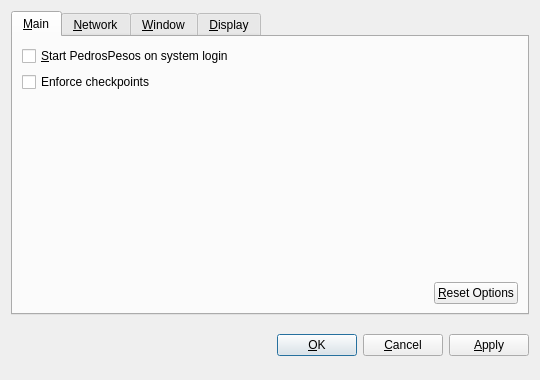
<?xml version="1.0" encoding="UTF-8"?>
<ui version="4.0">
 <class>OptionsDialog</class>
 <widget class="QDialog" name="OptionsDialog">
  <property name="geometry">
   <rect>
    <x>0</x>
    <y>0</y>
    <width>540</width>
    <height>380</height>
   </rect>
  </property>
  <property name="windowTitle">
   <string>Options</string>
  </property>
  <property name="modal">
   <bool>true</bool>
  </property>
  <layout class="QVBoxLayout" name="verticalLayout">
   <item>
    <widget class="QTabWidget" name="tabWidget">
     <property name="tabPosition">
      <enum>QTabWidget::North</enum>
     </property>
     <property name="currentIndex">
      <number>0</number>
     </property>
     <widget class="QWidget" name="tabMain">
      <attribute name="title">
       <string>&amp;Main</string>
      </attribute>
      <layout class="QVBoxLayout" name="verticalLayout_Main">
       <item>
        <widget class="QCheckBox" name="bitcoinAtStartup">
         <property name="toolTip">
          <string>Automatically start PedrosPesos after logging in to the system.</string>
         </property>
         <property name="text">
          <string>&amp;Start PedrosPesos on system login</string>
         </property>
        </widget>
       </item>
       <item>
        <widget class="QCheckBox" name="checkpointEnforce">
         <property name="toolTip">
          <string>Check this box to follow the centrally issued checkpoints.</string>
         </property>
         <property name="text">
          <string>Enforce checkpoints</string>
         </property>
        </widget>
       </item>
       <item>
        <spacer name="verticalSpacer_Main">
         <property name="orientation">
          <enum>Qt::Vertical</enum>
         </property>
         <property name="sizeHint" stdset="0">
          <size>
           <width>20</width>
           <height>40</height>
          </size>
         </property>
        </spacer>
       </item>
       <item>
        <layout class="QHBoxLayout" name="horizontalLayout_2_Main">
         <item>
          <spacer name="horizontalSpacer_2_Main">
           <property name="orientation">
            <enum>Qt::Horizontal</enum>
           </property>
           <property name="sizeHint" stdset="0">
            <size>
             <width>40</width>
             <height>20</height>
            </size>
           </property>
          </spacer>
         </item>
         <item>
          <widget class="QPushButton" name="resetButton">
           <property name="toolTip">
            <string>Reset all client options to default.</string>
           </property>
           <property name="text">
            <string>&amp;Reset Options</string>
           </property>
           <property name="autoDefault">
            <bool>false</bool>
           </property>
          </widget>
         </item>
        </layout>
       </item>
      </layout>
     </widget>
     <widget class="QWidget" name="tabNetwork">
      <attribute name="title">
       <string>&amp;Network</string>
      </attribute>
      <layout class="QVBoxLayout" name="verticalLayout_Network">
       <item>
        <widget class="QCheckBox" name="mapPortUpnp">
         <property name="toolTip">
          <string>Automatically open the PedrosPesos client port on the router. This only works when your router supports UPnP and it is enabled.</string>
         </property>
         <property name="text">
          <string>Map port using &amp;UPnP</string>
         </property>
        </widget>
       </item>
       <item>
        <widget class="QCheckBox" name="connectSocks">
         <property name="toolTip">
          <string>Connect to the PedrosPesos network through a SOCKS proxy (e.g. when connecting through Tor).</string>
         </property>
         <property name="text">
          <string>&amp;Connect through SOCKS proxy:</string>
         </property>
        </widget>
       </item>
       <item>
        <layout class="QHBoxLayout" name="horizontalLayout_Network">
         <item>
          <widget class="QLabel" name="proxyIpLabel">
           <property name="text">
            <string>Proxy &amp;IP:</string>
           </property>
           <property name="textFormat">
            <enum>Qt::PlainText</enum>
           </property>
           <property name="buddy">
            <cstring>proxyIp</cstring>
           </property>
          </widget>
         </item>
         <item>
          <widget class="QValidatedLineEdit" name="proxyIp">
           <property name="maximumSize">
            <size>
             <width>140</width>
             <height>16777215</height>
            </size>
           </property>
           <property name="toolTip">
            <string>IP address of the proxy (e.g. 127.0.0.1)</string>
           </property>
          </widget>
         </item>
         <item>
          <widget class="QLabel" name="proxyPortLabel">
           <property name="text">
            <string>&amp;Port:</string>
           </property>
           <property name="textFormat">
            <enum>Qt::PlainText</enum>
           </property>
           <property name="buddy">
            <cstring>proxyPort</cstring>
           </property>
          </widget>
         </item>
         <item>
          <widget class="QLineEdit" name="proxyPort">
           <property name="maximumSize">
            <size>
             <width>55</width>
             <height>16777215</height>
            </size>
           </property>
           <property name="toolTip">
            <string>Port of the proxy (e.g. 9050)</string>
           </property>
          </widget>
         </item>
         <item>
          <widget class="QLabel" name="socksVersionLabel">
           <property name="text">
            <string>SOCKS &amp;Version:</string>
           </property>
           <property name="textFormat">
            <enum>Qt::PlainText</enum>
           </property>
           <property name="buddy">
            <cstring>socksVersion</cstring>
           </property>
          </widget>
         </item>
         <item>
          <widget class="QValueComboBox" name="socksVersion">
           <property name="toolTip">
            <string>SOCKS version of the proxy (e.g. 5)</string>
           </property>
          </widget>
         </item>
         <item>
          <spacer name="horizontalSpacer_Network">
           <property name="orientation">
            <enum>Qt::Horizontal</enum>
           </property>
           <property name="sizeHint" stdset="0">
            <size>
             <width>40</width>
             <height>20</height>
            </size>
           </property>
          </spacer>
         </item>
        </layout>
       </item>
       <item>
        <spacer name="verticalSpacer_Network">
         <property name="orientation">
          <enum>Qt::Vertical</enum>
         </property>
         <property name="sizeHint" stdset="0">
          <size>
           <width>20</width>
           <height>40</height>
          </size>
         </property>
        </spacer>
       </item>
      </layout>
     </widget>
     <widget class="QWidget" name="tabWindow">
      <attribute name="title">
       <string>&amp;Window</string>
      </attribute>
      <layout class="QVBoxLayout" name="verticalLayout_Window">
       <item>
        <widget class="QCheckBox" name="minimizeToTray">
         <property name="toolTip">
          <string>Show only a tray icon after minimizing the window.</string>
         </property>
         <property name="text">
          <string>&amp;Minimize to the tray instead of the taskbar</string>
         </property>
        </widget>
       </item>
       <item>
        <widget class="QCheckBox" name="minimizeOnClose">
         <property name="toolTip">
          <string>Minimize instead of exit the application when the window is closed. When this option is enabled, the application will be closed only after selecting Quit in the menu.</string>
         </property>
         <property name="text">
          <string>M&amp;inimize on close</string>
         </property>
        </widget>
       </item>
       <item>
        <spacer name="verticalSpacer_Window">
         <property name="orientation">
          <enum>Qt::Vertical</enum>
         </property>
         <property name="sizeHint" stdset="0">
          <size>
           <width>20</width>
           <height>40</height>
          </size>
         </property>
        </spacer>
       </item>
      </layout>
     </widget>
     <widget class="QWidget" name="tabDisplay">
      <attribute name="title">
       <string>&amp;Display</string>
      </attribute>
      <layout class="QVBoxLayout" name="verticalLayout_Display">
       <item>
        <layout class="QHBoxLayout" name="horizontalLayout_1_Display">
         <item>
          <widget class="QLabel" name="langLabel">
           <property name="text">
            <string>User Interface &amp;language:</string>
           </property>
           <property name="textFormat">
            <enum>Qt::PlainText</enum>
           </property>
           <property name="buddy">
            <cstring>lang</cstring>
           </property>
          </widget>
         </item>
         <item>
          <widget class="QValueComboBox" name="lang">
           <property name="toolTip">
            <string>The user interface language can be set here. This setting will take effect after restarting PedrosPesos.</string>
           </property>
          </widget>
         </item>
        </layout>
       </item>
       <item>
        <layout class="QHBoxLayout" name="horizontalLayout_2_Display">
         <item>
          <widget class="QLabel" name="unitLabel">
           <property name="text">
            <string>&amp;Unit to show amounts in:</string>
           </property>
           <property name="textFormat">
            <enum>Qt::PlainText</enum>
           </property>
           <property name="buddy">
            <cstring>unit</cstring>
           </property>
          </widget>
         </item>
         <item>
          <widget class="QValueComboBox" name="unit">
           <property name="toolTip">
            <string>Choose the default subdivision unit to show in the interface and when sending coins.</string>
           </property>
          </widget>
         </item>
        </layout>
       </item>
       <item>
        <widget class="QCheckBox" name="displayAddresses">
         <property name="toolTip">
          <string>Whether to show PedrosPesos addresses in the transaction list or not.</string>
         </property>
         <property name="text">
          <string>&amp;Display addresses in transaction list</string>
         </property>
        </widget>
       </item>
       <item>
         <widget class="QCheckBox" name="coinControlFeatures">
           <property name="toolTip">
            <string>Whether to show coin control features or not.</string>
           </property>
           <property name="text">
            <string>Display coin &amp;control features (experts only!)</string>
           </property>
         </widget>
       </item>
       <item>
        <spacer name="verticalSpacer_Display">
         <property name="orientation">
          <enum>Qt::Vertical</enum>
         </property>
         <property name="sizeHint" stdset="0">
          <size>
           <width>20</width>
           <height>40</height>
          </size>
         </property>
        </spacer>
       </item>
      </layout>
     </widget>
    </widget>
   </item>
   <item>
    <layout class="QHBoxLayout" name="horizontalLayout_Buttons">
     <item>
      <spacer name="horizontalSpacer_1">
       <property name="orientation">
        <enum>Qt::Horizontal</enum>
       </property>
       <property name="sizeHint" stdset="0">
        <size>
         <width>40</width>
         <height>48</height>
        </size>
       </property>
      </spacer>
     </item>
     <item>
      <widget class="QLabel" name="statusLabel">
       <property name="font">
        <font>
         <weight>75</weight>
         <bold>true</bold>
        </font>
       </property>
       <property name="text">
        <string/>
       </property>
       <property name="textFormat">
        <enum>Qt::PlainText</enum>
       </property>
       <property name="wordWrap">
        <bool>true</bool>
       </property>
      </widget>
     </item>
     <item>
      <spacer name="horizontalSpacer_2">
       <property name="orientation">
        <enum>Qt::Horizontal</enum>
       </property>
       <property name="sizeHint" stdset="0">
        <size>
         <width>40</width>
         <height>48</height>
        </size>
       </property>
      </spacer>
     </item>
     <item>
      <widget class="QPushButton" name="okButton">
       <property name="text">
        <string>&amp;OK</string>
       </property>
      </widget>
     </item>
     <item>
      <widget class="QPushButton" name="cancelButton">
       <property name="text">
        <string>&amp;Cancel</string>
       </property>
       <property name="autoDefault">
        <bool>false</bool>
       </property>
      </widget>
     </item>
     <item>
      <widget class="QPushButton" name="applyButton">
       <property name="text">
        <string>&amp;Apply</string>
       </property>
       <property name="autoDefault">
        <bool>false</bool>
       </property>
      </widget>
     </item>
    </layout>
   </item>
  </layout>
 </widget>
 <customwidgets>
  <customwidget>
   <class>BitcoinAmountField</class>
   <extends>QSpinBox</extends>
   <header>bitcoinamountfield.h</header>
  </customwidget>
  <customwidget>
   <class>QValueComboBox</class>
   <extends>QComboBox</extends>
   <header>qvaluecombobox.h</header>
  </customwidget>
  <customwidget>
   <class>QValidatedLineEdit</class>
   <extends>QLineEdit</extends>
   <header>qvalidatedlineedit.h</header>
  </customwidget>
 </customwidgets>
 <resources/>
 <connections/>
</ui>
